Frame 1 (no input): blank canvas, image omitted
Frame 60 (no input): blank canvas, image omitted
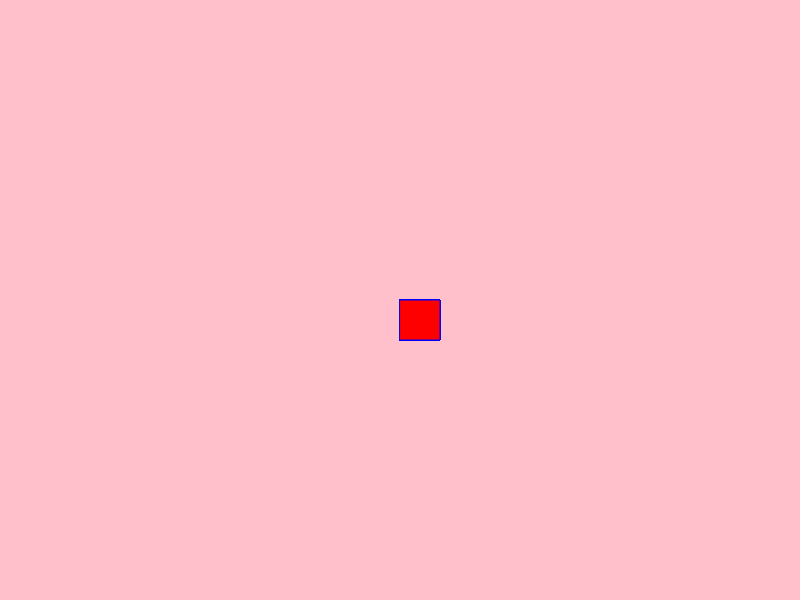
Frame 120 (the mouse pressed at the canvas centre since frame 60)

The p5.js sketch whose frames 1 and 60 were blank and that drew this single picture after the mouse press (run headless with seeded random() and noise() and a simulated clock; from frame 60 on, the mouse is pressed at the canvas centre):

// p5.js sketch
// ── sketch.js
function setup() {
  createCanvas(800, 600);//criar tela
 background("pink");
}

function draw() {
  stroke("blue");
  fill("red");
     
  if (mouseIsPressed){
    rect(mouseX, mouseY, 40, 40);
  }
}
